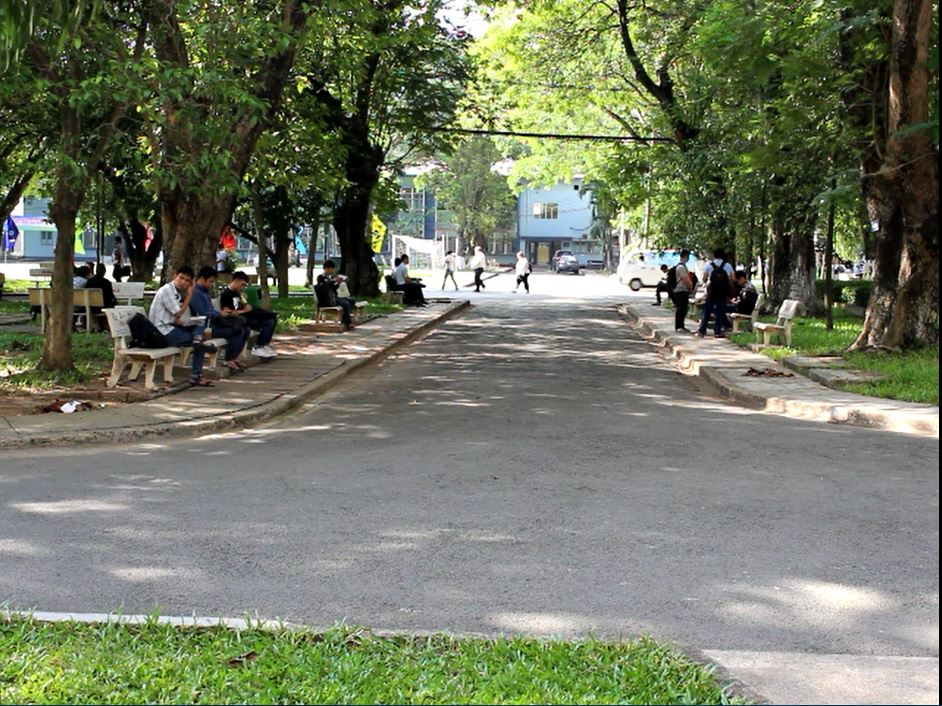
#> input picture ThesisImplementationObjectTracking/fov_computing/mydataset/cam1_left.JPG, 942 x 706 px
$ python -i moving_object.py   (imports and definitions only)
#> lines starting #> are read from the running program, lines starting #| are printed output that depends on the picture
#> further down, picture is the input picture: shape (706, 942, 3); mean B, G, R 98.8, 119.3, 113.2
from shapely.geometry import Point
import numpy as np
from sys import maxsize
from math import pow
import cv2
import copy
LIST_FEATURE_EXTRACTION = ['momentColor', 'huInvariance', 'colorHistogram', 'sift', 'surf']
WEIGHTS = [100, 2, 2, 3] # weight of the features that use for compute different between two object
THRESHOLD_Y = 20
class FeatureExtractor:
    def __init__(self, image):
        self.image = image
        self.gray_image = cv2.cvtColor(self.image, cv2.COLOR_BGR2GRAY)
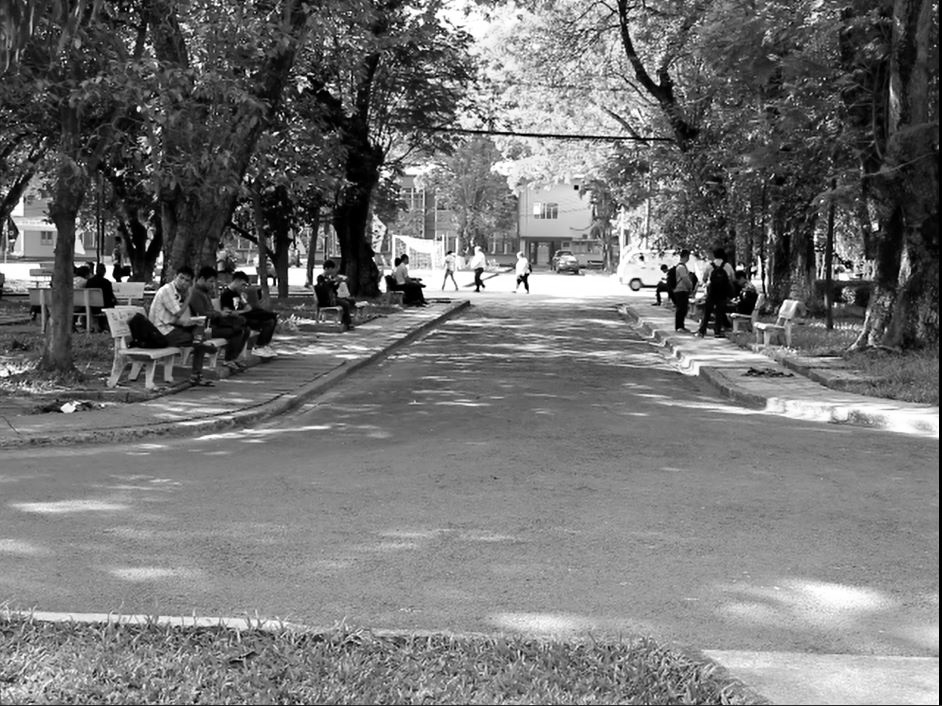
#> self.gray_image: shape (706, 942); min 0, max 255, mean 115.1
        self.hsv_image = cv2.cvtColor(self.image, cv2.COLOR_HSV2RGB)
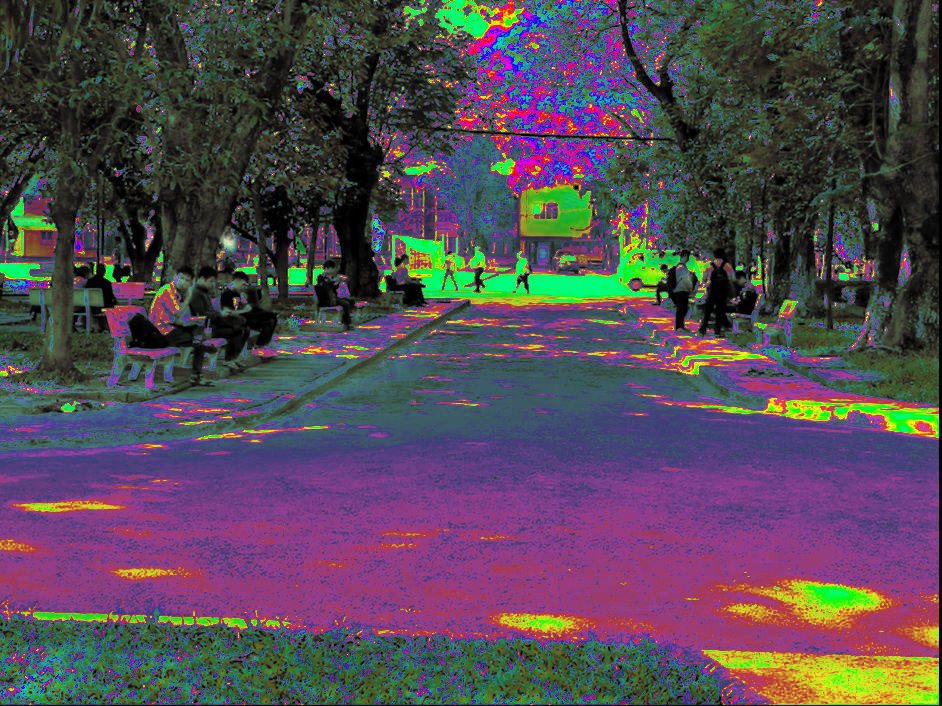
#> self.hsv_image: shape (706, 942, 3); mean R, G, B 84.1, 73.3, 83.9
        return

    # [8 lines left out: function extract_hu_moment, not called in this run]

    def extract_color_histogram(self):
        '''
            Description:
                extract color histogram
            Return:
                color histogram
        '''
        hist = cv2.calcHist([self.hsv_image], [0, 1, 2], None, [8, 8, 8],
                            [0, 256, 0, 256, 0, 256])
        hist = cv2.normalize(hist, hist).flatten()
#> hist = 512 values, max 0.507 at index 73, min 0 at index 2, mean 0.0091
        return hist

    # [10 lines left out: function extract_sift_features, not called in this run]

class FeatureMatching:
    # [49 lines left out: functions __init__, compute_diff, compare_object, not called in this run]

class BoundingBox:
    # [77 lines left out: functions __init__, check_intersec_each_other, check_direction_of_intersec, check_behind_of_otherbbx, get_overlap_area, not called in this run]
class MovingObject:
    # [52 lines left out: functions __init__, set_existed_in, set_label, not called in this run]
    def set_confidence(self, confidence):
        self.confidence = confidence
    # [136 lines left out: functions set_vector, get_feature, update_bbx, update_predict_bbx, compare_other, compare_other_without_vector and 2 more, not called in this run]

>>> import cv2
>>> picture = cv2.imread('../../fov_computing/mydataset/cam1_left.JPG')
>>> result = FeatureExtractor(picture).extract_color_histogram()
#> result has the same summary as hist in extract_color_histogram

$ run again, on ThesisImplementationObjectTracking/fov_computing/mydataset/cam1_right.JPG
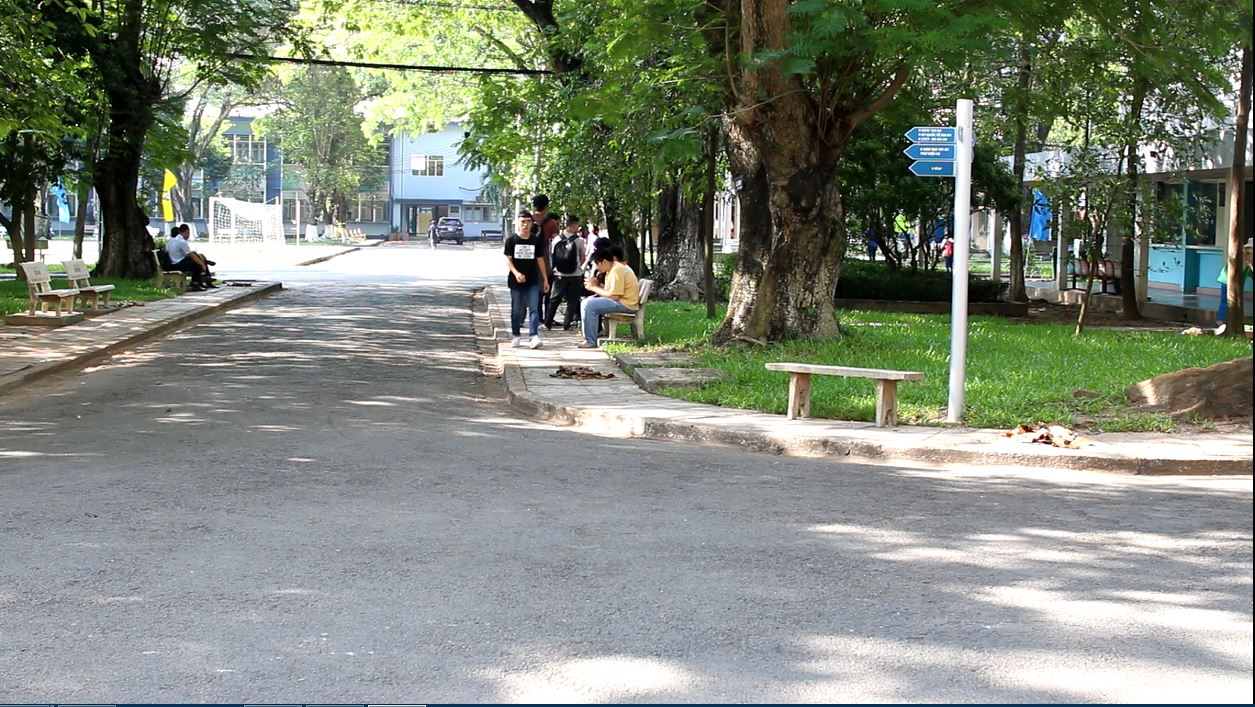
#> input picture ThesisImplementationObjectTracking/fov_computing/mydataset/cam1_right.JPG, 1255 x 707 px
#> picture is the input picture: shape (707, 1255, 3); mean B, G, R 123.5, 136.2, 128.8
#> in __init__, `self.gray_image = cv2.cvtColor(self.image, cv2.COLOR_BGR2GRAY)`:
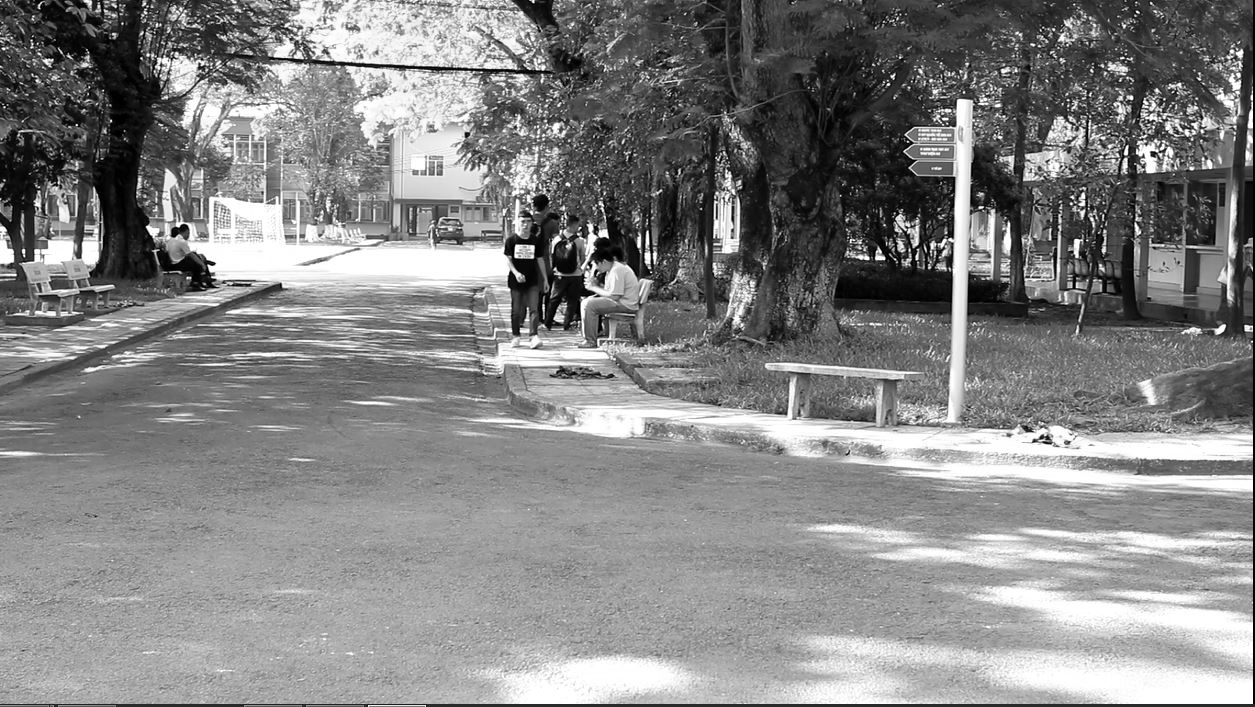
#> self.gray_image: shape (707, 1255); min 0, max 255, mean 132.5
#> in __init__, `self.hsv_image = cv2.cvtColor(self.image, cv2.COLOR_HSV2RGB)`:
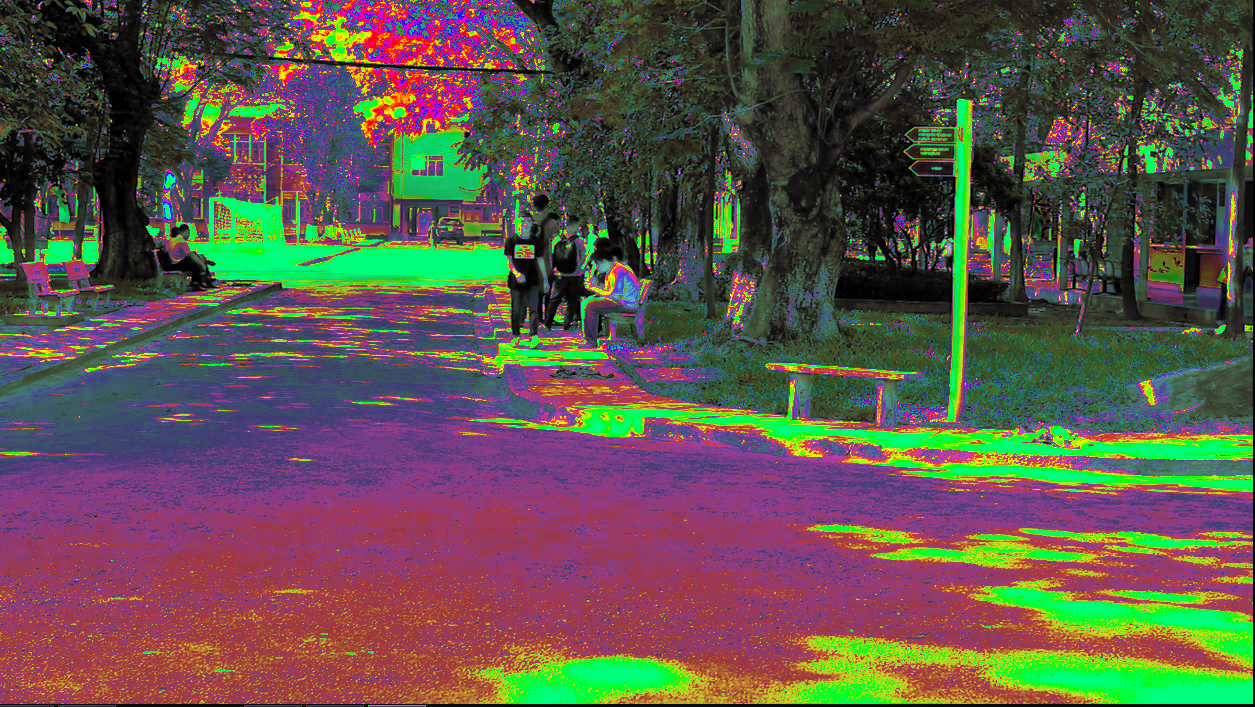
#> self.hsv_image: shape (707, 1255, 3); mean R, G, B 93.9, 84.5, 75.7
#> hist = 512 values, max 0.457 at index 73, min 0 at index 2, mean 0.0101
#> result has the same summary as hist in extract_color_histogram

$ run again, on ThesisImplementationObjectTracking/fov_computing/mydataset/cam1_right_1.JPG
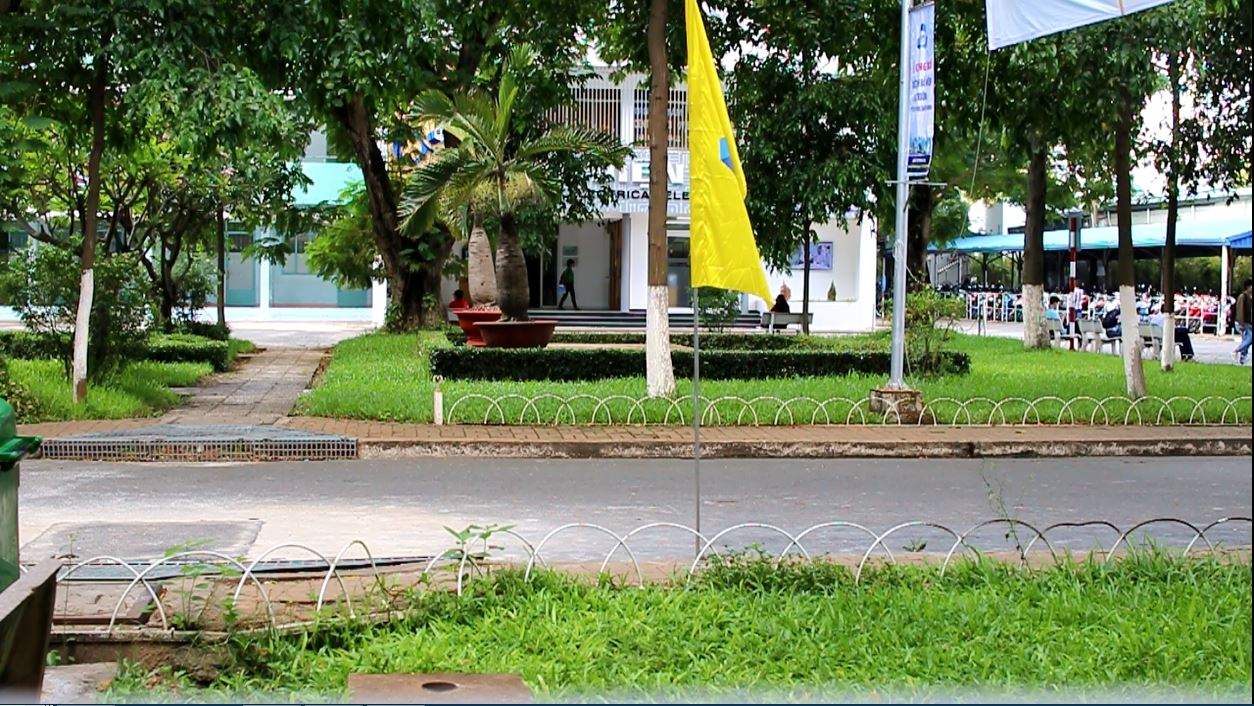
#> input picture ThesisImplementationObjectTracking/fov_computing/mydataset/cam1_right_1.JPG, 1254 x 706 px
#> picture is the input picture: shape (706, 1254, 3); mean B, G, R 89.8, 123.9, 110.9
#> in __init__, `self.gray_image = cv2.cvtColor(self.image, cv2.COLOR_BGR2GRAY)`:
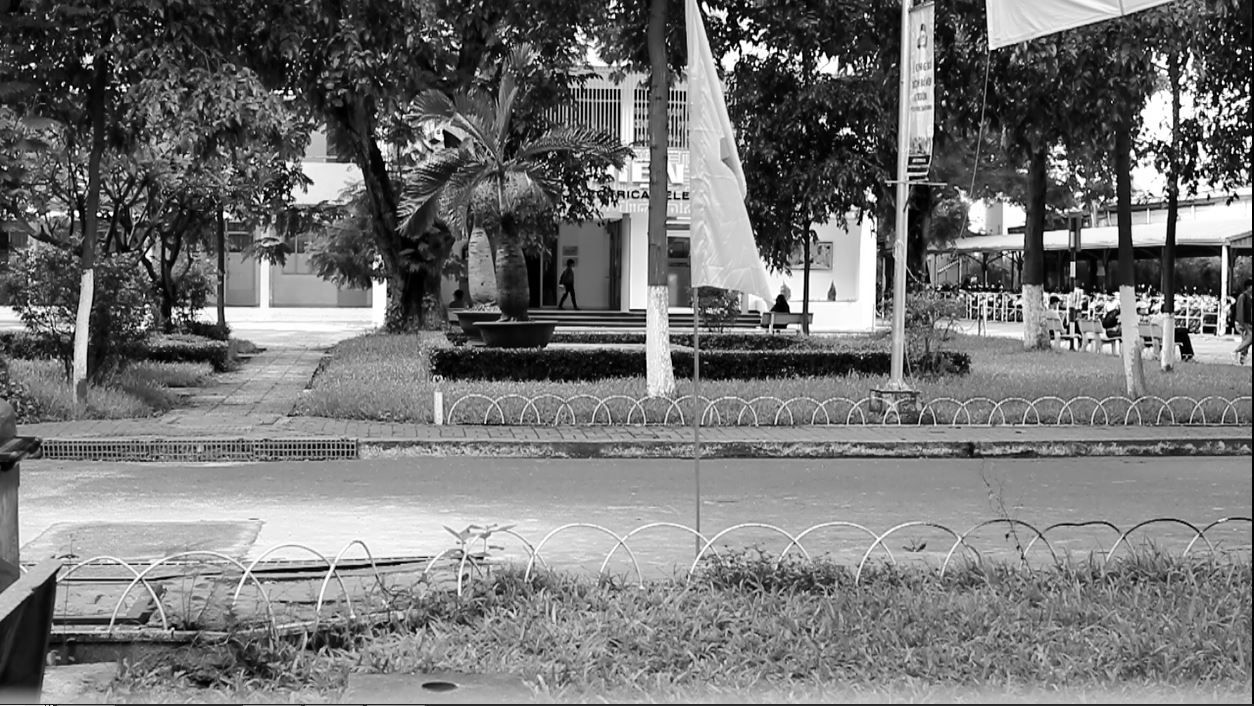
#> self.gray_image: shape (706, 1254); min 0, max 255, mean 116.1
#> in __init__, `self.hsv_image = cv2.cvtColor(self.image, cv2.COLOR_HSV2RGB)`:
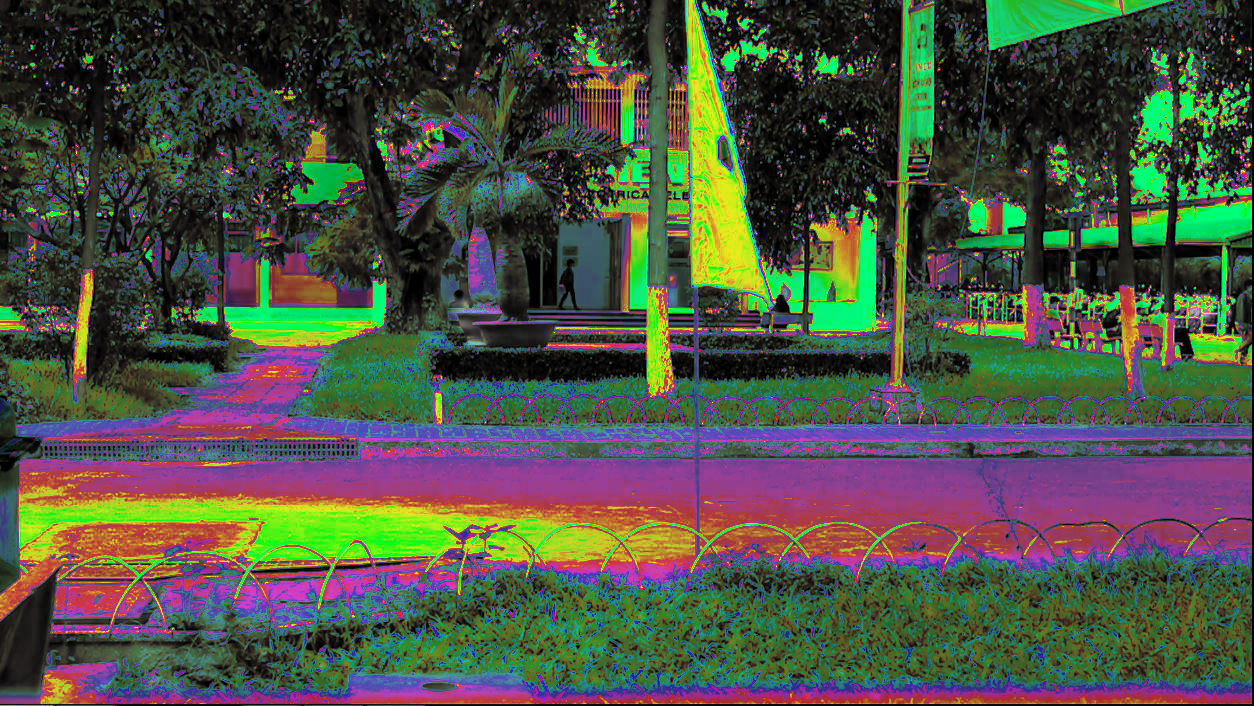
#> self.hsv_image: shape (706, 1254, 3); mean R, G, B 76.3, 81.6, 67.1
#> hist = 512 values, max 0.797 at index 0, min 0 at index 87, mean 0.00868
#> result has the same summary as hist in extract_color_histogram
